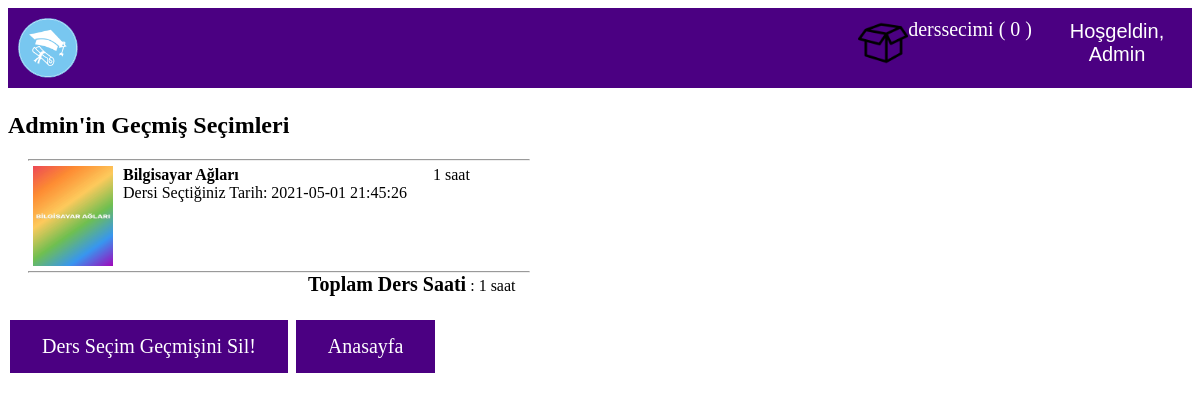
The page /account/orders (signed in) on the database its author committed.
### tables this page shows
CREATE TABLE "kullanicilar" (
	`userId`	INTEGER,
	`parola`	TEXT,
	`email`	TEXT,
	`adi`	TEXT,
	`soyadi`	TEXT,
	`adres1`	TEXT,
	`adres2`	TEXT,
	`postaKodu`	TEXT,
	`il`	TEXT,
	`ilce`	TEXT,
	`ulke`	TEXT,
	`tel`	TEXT,
	`adminMi`	INTEGER,
	PRIMARY KEY(`userId`)
);

CREATE TABLE "dersler" (
	"isim"	TEXT,
	"aciklama"	TEXT,
	"resim"	TEXT,
	"lessonId"	INTEGER,
	"sinifId"	INTEGER,
	"kontejan"	NUMERIC,
	"derssaati"	INTEGER,
	"ogretmenId"	INTEGER,
	PRIMARY KEY("lessonId")
);

CREATE TABLE "gecmis" (
	"userId"	INTEGER,
	"tarih"	REAL,
	"lessonId"	INTEGER,
	FOREIGN KEY("userId") REFERENCES "kullanicilar"
);

### main.py (the view)
@app.route("/account/orders") #Ders seçimi Gecmisi Sayfasi
def orders():
    if 'email' not in session: #bu kisim usttekilerle ayni mantik
        adminMi = 0
        session['adminMi'] = adminMi
    adminpanel = ''
    if session['adminMi'] == 0: #bu kisim usttekilerle ayni mantik
        adminpanel = 'display: none;'
    if 'email' not in session:
        return redirect(url_for('loginForm')) #giris yapilmadiysa login sayfasina yonlendirme
    girildiMi, adi, derssecimiSayac = getLoginDetails()
    email = session['email']
    with sqlite3.connect('database.db') as conn:
        cur = conn.cursor()
        cur.execute("SELECT userId FROM kullanicilar WHERE email = ?", (email, ))
        userId = cur.fetchone()[0] #giris yapilan emaile gore kisinin userId'si cekildi
        cur.execute("SELECT dersler.lessonId, dersler.isim, dersler.derssaati, dersler.resim, gecmis.tarih FROM dersler, gecmis WHERE dersler.lessonId = gecmis.lessonId AND gecmis.userId = ?", (userId, ))
        dersler = cur.fetchall() #kisiye gore gecmisinde aldigi dersler ve bilgileri cekildi.
    toplamderssaati = 0
    for row in dersler:
        toplamderssaati += row[2] #gecmisinde aldigi derslerin toplam derssaati degiskene aktarildi
    toplamderssaati = round(toplamderssaati,2) #yuvarlama islemi icin
    return render_template("gecmis.html", adminpanel=adminpanel, dersler = dersler, toplamderssaati=toplamderssaati, girildiMi=girildiMi, adi=adi, derssecimiSayac=derssecimiSayac)

### templates/gecmis.html (shortened to what this page needs)
<!DOCTYPE HTML>
<html>
<head>
<link rel="stylesheet" href={{url_for('static', filename='css/cart.css')}} />
<link rel="stylesheet" href={{url_for('static', filename='css/topStyle.css') }} />
</head>
<body>
<div id="title">
	<a href="/anasayfa">
	<img id="logo" src= {{ url_for('static', filename='images/sitelogo.png') }} />
	</a>
	{% if not girildiMi %}
		<div id="signInButton">
			<a class="link" href="/">Giriş Yap</a>
		</div>
	{% else %}
	<div class="dropdown">
		<button class="dropbtn">Hoşgeldin, <br>{{adi}}</button>
	</div>
	{% endif %}
	<div id="kart">
		<a class="link" href="/cart">
		<img src={{url_for('static', filename='images/shoppingCart.png')}} id="cartIcon" />
		derssecimi ( {{derssecimiSayac}} )
		</a>
	</div>
</div>
<div id="cartItems">
	<h2>{{adi}}'in Geçmiş Seçimleri</h2>
	<div id="tableItems">
		{% for row in dersler %}
		<div>
			<hr id="seperator">
			<div id="itemImage">
				<img src={{url_for('static', filename='uploads/'+row[3])}} id="image"/>
			</div>
			<div id="itemName">
				<span id="itemNameTag">{{row[1]}}</span><br>
				Dersi Seçtiğiniz Tarih: {{row[4]}}<br>
			</div>
			<div id="itemPrice">
				{{row[2]}} saat
			</div>
		</div>
		{% endfor %}
		<hr id="seperator">
		<div id="total">
			<span id="subtotal">Toplam Ders Saati</span> : {{toplamderssaati}} saat
		</div>
	</div>
</div>
<a href="/removeFromOrders" class="button button2">Ders Seçim Geçmişini Sil!</a>
<a href="/anasayfa" class="button button2">Anasayfa</a>
</body>
</html>

### static/css/cart.css (style rules this page uses)
#tableItems { margin-left: 20px; margin-right: 20px; margin-top: 20px; margin-bottom: 20px; }
#itemImage { margin-left: 5px; margin-right: 5px; margin-top: 5px; margin-bottom: 5px; height: 100px; float: left; }
#itemName { margin-left: 5px; margin-right: 5px; margin-top: 5px; margin-bottom: 5px; height: 100px; width: 300px; float: left; }
#itemPrice { margin-left: 5px; margin-right: 5px; margin-top: 5px; margin-bottom: 5px; height: 100px; display: inline-block; }
#image { height: 100px; width: 80px; }
#seperator { margin: 0px; max-width: 500px; }
#total { padding-left: 280px; }
#itemNameTag { font-weight: bold; }
#subtotal { font-weight: bold; font-size: 20px; }
.button { background-color:indigo; border: none; color: white; padding: 15px 32px; text-align: center; text-decoration: none; display: inline-block; font-size: 20px; margin: 4px 2px; cursor: pointer; -webkit-transition-duration: 0.4s; transition-duration: 0.4s; }

### static/css/topStyle.css (style rules this page uses)
#logo { height: 60px; width: auto; float: left; margin-left: 10px; }
#title { background-color:indigo; display: inline-block; width: 100%; text-decoration: none; padding: 10px 0px 10px 0px; font-size: 20px; }
#kart { color: white; float: right; margin-right: 10px; }
#kart a { color: white; float: right; text-decoration: none; }
#cartIcon { height: 50px; width: auto; float: left; }
.dropbtn { background-color:indigo; color: white; padding: 2px; font-size: 20px; height: 50px; width: 150px; border: none; cursor: pointer; }
.dropdown { position: relative; float: right; }

### rows shown on the page
kullanicilar: adi "Admin"
dersler: resim (picture), isim "Bilgisayar Ağları", tarih "2021-05-01 21:45:26", derssaati "1"

### other values the page prints
{{ derssecimiSayac }} "0"
{{ toplamderssaati }} "1"
